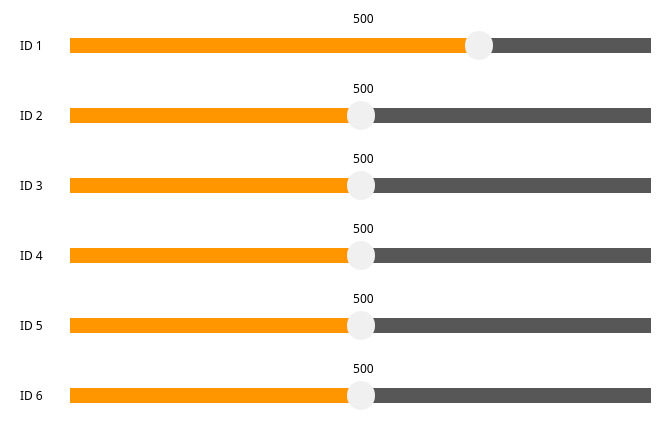
   <widget class="QWidget" name="widget_2" native="true">
    <property name="enabled">
     <bool>true</bool>
    </property>
    <property name="geometry">
     <rect>
      <x>690</x>
      <y>5</y>
      <width>671</width>
      <height>421</height>
     </rect>
    </property>
    <property name="styleSheet">
     <string notr="true">background-color: rgb(255, 255, 255,);
border-radius:6px;</string>
    </property>
    <widget class="QLabel" name="label_servo1">
     <property name="geometry">
      <rect>
       <x>330</x>
       <y>10</y>
       <width>67</width>
       <height>17</height>
      </rect>
     </property>
     <property name="font">
      <font>
       <family>Source Han Sans CN</family>
      </font>
     </property>
     <property name="styleSheet">
      <string notr="true">color: rgb(0, 0, 0);</string>
     </property>
     <property name="text">
      <string>500</string>
     </property>
     <property name="alignment">
      <set>Qt::AlignCenter</set>
     </property>
    </widget>
    <widget class="QSlider" name="horizontalSlider_servo1">
     <property name="geometry">
      <rect>
       <x>70</x>
       <y>30</y>
       <width>581</width>
       <height>31</height>
      </rect>
     </property>
     <property name="styleSheet">
      <string notr="true">QSlider{
border-radius: 5px;
}

QSlider::groove:horizontal {
background: transparent;
height:15px;
border-radius: 5px;
}

QSlider::handle:horizontal{
width: 28px;
height:28px;
margin-top: -7px;
margin-bottom: -7px;
border-radius:14px;
background: rgba(240, 240, 240);
}
QSlider::add-page{/*还没有滑上去的地方*/
    background: #575757;
}
QSlider::sub-page{/*已经划过的从地方*/                            
    background: #FF9600;
}</string>
     </property>
     <property name="minimum">
      <number>0</number>
     </property>
     <property name="maximum">
      <number>700</number>
     </property>
     <property name="pageStep">
      <number>1</number>
     </property>
     <property name="value">
      <number>500</number>
     </property>
     <property name="orientation">
      <enum>Qt::Horizontal</enum>
     </property>
    </widget>
    <widget class="QSlider" name="horizontalSlider_servo2">
     <property name="geometry">
      <rect>
       <x>70</x>
       <y>100</y>
       <width>581</width>
       <height>31</height>
      </rect>
     </property>
     <property name="styleSheet">
      <string notr="true">QSlider{
border-radius: 5px;
}

QSlider::groove:horizontal {
background: transparent;
height:15px;
border-radius: 5px;
}

QSlider::handle:horizontal{
width: 28px;
height:28px;
margin-top: -7px;
margin-bottom: -7px;
border-radius:14px;
background: rgba(240, 240, 240);
}
QSlider::add-page{/*还没有滑上去的地方*/
    background: #575757;
}
QSlider::sub-page{/*已经划过的从地方*/                            
    background: #FF9600;
}</string>
     </property>
     <property name="minimum">
      <number>0</number>
     </property>
     <property name="maximum">
      <number>1000</number>
     </property>
     <property name="pageStep">
      <number>1</number>
     </property>
     <property name="value">
      <number>500</number>
     </property>
     <property name="orientation">
      <enum>Qt::Horizontal</enum>
     </property>
    </widget>
    <widget class="QLabel" name="label_servo2">
     <property name="geometry">
      <rect>
       <x>330</x>
       <y>80</y>
       <width>67</width>
       <height>17</height>
      </rect>
     </property>
     <property name="font">
      <font>
       <family>Source Han Sans CN</family>
      </font>
     </property>
     <property name="styleSheet">
      <string notr="true">color: rgb(0, 0, 0);</string>
     </property>
     <property name="text">
      <string>500</string>
     </property>
     <property name="alignment">
      <set>Qt::AlignCenter</set>
     </property>
    </widget>
    <widget class="QLabel" name="label_8">
     <property name="geometry">
      <rect>
       <x>20</x>
       <y>37</y>
       <width>30</width>
       <height>17</height>
      </rect>
     </property>
     <property name="font">
      <font>
       <family>Source Han Sans CN</family>
      </font>
     </property>
     <property name="styleSheet">
      <string notr="true">color: rgb(0, 0, 0);</string>
     </property>
     <property name="text">
      <string>ID 1</string>
     </property>
    </widget>
    <widget class="QLabel" name="label_9">
     <property name="geometry">
      <rect>
       <x>20</x>
       <y>107</y>
       <width>30</width>
       <height>17</height>
      </rect>
     </property>
     <property name="font">
      <font>
       <family>Source Han Sans CN</family>
      </font>
     </property>
     <property name="styleSheet">
      <string notr="true">color: rgb(0, 0, 0);</string>
     </property>
     <property name="text">
      <string>ID 2</string>
     </property>
    </widget>
    <widget class="QLabel" name="label_servo6">
     <property name="geometry">
      <rect>
       <x>330</x>
       <y>360</y>
       <width>67</width>
       <height>17</height>
      </rect>
     </property>
     <property name="font">
      <font>
       <family>Source Han Sans CN</family>
      </font>
     </property>
     <property name="styleSheet">
      <string notr="true">color: rgb(0, 0, 0);</string>
     </property>
     <property name="text">
      <string>500</string>
     </property>
     <property name="alignment">
      <set>Qt::AlignCenter</set>
     </property>
    </widget>
    <widget class="QLabel" name="label_servo3">
     <property name="geometry">
      <rect>
       <x>330</x>
       <y>150</y>
       <width>67</width>
       <height>17</height>
      </rect>
     </property>
     <property name="font">
      <font>
       <family>Source Han Sans CN</family>
      </font>
     </property>
     <property name="styleSheet">
      <string notr="true">color: rgb(0, 0, 0);</string>
     </property>
     <property name="text">
      <string>500</string>
     </property>
     <property name="alignment">
      <set>Qt::AlignCenter</set>
     </property>
    </widget>
    <widget class="QLabel" name="label_servo5">
     <property name="geometry">
      <rect>
       <x>330</x>
       <y>290</y>
       <width>67</width>
       <height>17</height>
      </rect>
     </property>
     <property name="font">
      <font>
       <family>Source Han Sans CN</family>
      </font>
     </property>
     <property name="styleSheet">
      <string notr="true">color: rgb(0, 0, 0);</string>
     </property>
     <property name="text">
      <string>500</string>
     </property>
     <property name="alignment">
      <set>Qt::AlignCenter</set>
     </property>
    </widget>
    <widget class="QSlider" name="horizontalSlider_servo5">
     <property name="geometry">
      <rect>
       <x>70</x>
       <y>310</y>
       <width>581</width>
       <height>31</height>
      </rect>
     </property>
     <property name="styleSheet">
      <string notr="true">QSlider{
border-radius: 5px;
}

QSlider::groove:horizontal {
background: transparent;
height:15px;
border-radius: 5px;
}

QSlider::handle:horizontal{
width: 28px;
height:28px;
margin-top: -7px;
margin-bottom: -7px;
border-radius:14px;
background: rgba(240, 240, 240);
}
QSlider::add-page{/*还没有滑上去的地方*/
    background: #575757;
}
QSlider::sub-page{/*已经划过的从地方*/                            
    background: #FF9600;
}</string>
     </property>
     <property name="minimum">
      <number>125</number>
     </property>
     <property name="maximum">
      <number>875</number>
     </property>
     <property name="pageStep">
      <number>1</number>
     </property>
     <property name="value">
      <number>500</number>
     </property>
     <property name="orientation">
      <enum>Qt::Horizontal</enum>
     </property>
    </widget>
    <widget class="QSlider" name="horizontalSlider_servo3">
     <property name="geometry">
      <rect>
       <x>70</x>
       <y>170</y>
       <width>581</width>
       <height>31</height>
      </rect>
     </property>
     <property name="styleSheet">
      <string notr="true">QSlider{
border-radius: 5px;
}

QSlider::groove:horizontal {
background: transparent;
height:15px;
border-radius: 5px;
}

QSlider::handle:horizontal{
width: 28px;
height:28px;
margin-top: -7px;
margin-bottom: -7px;
border-radius:14px;
background: rgba(240, 240, 240);
}
QSlider::add-page{/*还没有滑上去的地方*/
    background: #575757;
}
QSlider::sub-page{/*已经划过的从地方*/                            
    background: #FF9600;
}</string>
     </property>
     <property name="minimum">
      <number>50</number>
     </property>
     <property name="maximum">
      <number>950</number>
     </property>
     <property name="pageStep">
      <number>1</number>
     </property>
     <property name="value">
      <number>500</number>
     </property>
     <property name="orientation">
      <enum>Qt::Horizontal</enum>
     </property>
    </widget>
    <widget class="QSlider" name="horizontalSlider_servo6">
     <property name="geometry">
      <rect>
       <x>70</x>
       <y>380</y>
       <width>581</width>
       <height>31</height>
      </rect>
     </property>
     <property name="styleSheet">
      <string notr="true">QSlider{
border-radius: 5px;
}

QSlider::groove:horizontal {
background: transparent;
height:15px;
border-radius: 5px;
}

QSlider::handle:horizontal{
width: 28px;
height:28px;
margin-top: -7px;
margin-bottom: -7px;
border-radius:14px;
background: rgba(240, 240, 240);
}
QSlider::add-page{/*还没有滑上去的地方*/
    background: #575757;
}
QSlider::sub-page{/*已经划过的从地方*/                            
    background: #FF9600;
}</string>
     </property>
     <property name="minimum">
      <number>0</number>
     </property>
     <property name="maximum">
      <number>1000</number>
     </property>
     <property name="pageStep">
      <number>1</number>
     </property>
     <property name="value">
      <number>500</number>
     </property>
     <property name="orientation">
      <enum>Qt::Horizontal</enum>
     </property>
    </widget>
    <widget class="QSlider" name="horizontalSlider_servo4">
     <property name="geometry">
      <rect>
       <x>70</x>
       <y>240</y>
       <width>581</width>
       <height>31</height>
      </rect>
     </property>
     <property name="styleSheet">
      <string notr="true">QSlider{
border-radius: 5px;
}

QSlider::groove:horizontal {
background: transparent;
height:15px;
border-radius: 5px;
}

QSlider::handle:horizontal{
width: 28px;
height:28px;
margin-top: -7px;
margin-bottom: -7px;
border-radius:14px;
background: rgba(240, 240, 240);
}
QSlider::add-page{/*还没有滑上去的地方*/
    background: #575757;
}
QSlider::sub-page{/*已经划过的从地方*/                            
    background: #FF9600;
}</string>
     </property>
     <property name="minimum">
      <number>0</number>
     </property>
     <property name="maximum">
      <number>1000</number>
     </property>
     <property name="pageStep">
      <number>1</number>
     </property>
     <property name="value">
      <number>500</number>
     </property>
     <property name="orientation">
      <enum>Qt::Horizontal</enum>
     </property>
    </widget>
    <widget class="QLabel" name="label_servo4">
     <property name="geometry">
      <rect>
       <x>330</x>
       <y>220</y>
       <width>67</width>
       <height>17</height>
      </rect>
     </property>
     <property name="font">
      <font>
       <family>Source Han Sans CN</family>
      </font>
     </property>
     <property name="styleSheet">
      <string notr="true">color: rgb(0, 0, 0);</string>
     </property>
     <property name="text">
      <string>500</string>
     </property>
     <property name="alignment">
      <set>Qt::AlignCenter</set>
     </property>
    </widget>
    <widget class="QLabel" name="label_10">
     <property name="geometry">
      <rect>
       <x>20</x>
       <y>177</y>
       <width>30</width>
       <height>17</height>
      </rect>
     </property>
     <property name="font">
      <font>
       <family>Source Han Sans CN</family>
      </font>
     </property>
     <property name="styleSheet">
      <string notr="true">color: rgb(0, 0, 0);</string>
     </property>
     <property name="text">
      <string>ID 3</string>
     </property>
    </widget>
    <widget class="QLabel" name="label_17">
     <property name="geometry">
      <rect>
       <x>20</x>
       <y>247</y>
       <width>30</width>
       <height>17</height>
      </rect>
     </property>
     <property name="font">
      <font>
       <family>Source Han Sans CN</family>
      </font>
     </property>
     <property name="styleSheet">
      <string notr="true">color: rgb(0, 0, 0);</string>
     </property>
     <property name="text">
      <string>ID 4</string>
     </property>
    </widget>
    <widget class="QLabel" name="label_20">
     <property name="geometry">
      <rect>
       <x>20</x>
       <y>317</y>
       <width>30</width>
       <height>17</height>
      </rect>
     </property>
     <property name="font">
      <font>
       <family>Source Han Sans CN</family>
      </font>
     </property>
     <property name="styleSheet">
      <string notr="true">color: rgb(0, 0, 0);</string>
     </property>
     <property name="text">
      <string>ID 5</string>
     </property>
    </widget>
    <widget class="QLabel" name="label_23">
     <property name="geometry">
      <rect>
       <x>20</x>
       <y>387</y>
       <width>30</width>
       <height>17</height>
      </rect>
     </property>
     <property name="font">
      <font>
       <family>Source Han Sans CN</family>
      </font>
     </property>
     <property name="styleSheet">
      <string notr="true">color: rgb(0, 0, 0);</string>
     </property>
     <property name="text">
      <string>ID 6</string>
     </property>
    </widget>
   </widget>
